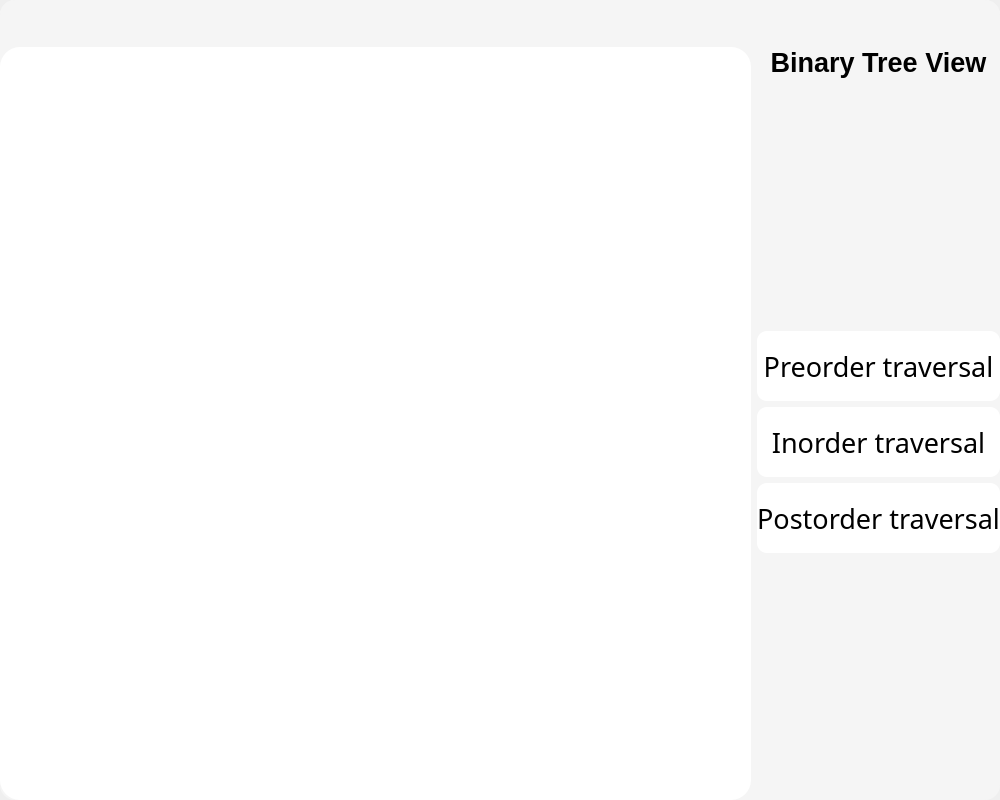
<?xml version="1.0" encoding="UTF-8"?>
<ui version="4.0">
 <class>MainWindow</class>
 <widget class="QMainWindow" name="MainWindow">
  <property name="geometry">
   <rect>
    <x>0</x>
    <y>0</y>
    <width>1000</width>
    <height>800</height>
   </rect>
  </property>
  <property name="minimumSize">
   <size>
    <width>1000</width>
    <height>800</height>
   </size>
  </property>
  <property name="windowTitle">
   <string>MainWindow</string>
  </property>
  <widget class="QWidget" name="centralwidget">
   <widget class="MyWidget" name="widget" native="true">
    <property name="geometry">
     <rect>
      <x>0</x>
      <y>0</y>
      <width>1000</width>
      <height>800</height>
     </rect>
    </property>
    <property name="minimumSize">
     <size>
      <width>1000</width>
      <height>800</height>
     </size>
    </property>
    <property name="styleSheet">
     <string notr="true">background-color: rgb(245, 245, 245);
border-radius:15px;</string>
    </property>
    <layout class="QVBoxLayout" name="verticalLayout_2">
     <item>
      <layout class="QHBoxLayout" name="horizontalLayout">
       <item>
        <widget class="QPushButton" name="button_setting">
         <property name="minimumSize">
          <size>
           <width>41</width>
           <height>41</height>
          </size>
         </property>
         <property name="styleSheet">
          <string notr="true">image: url(:/icon/icons/setting.png);
border:none;</string>
         </property>
         <property name="text">
          <string/>
         </property>
        </widget>
       </item>
       <item>
        <spacer name="horizontalSpacer">
         <property name="orientation">
          <enum>Qt::Horizontal</enum>
         </property>
         <property name="sizeHint" stdset="0">
          <size>
           <width>40</width>
           <height>20</height>
          </size>
         </property>
        </spacer>
       </item>
       <item>
        <widget class="QPushButton" name="button_enlarge">
         <property name="minimumSize">
          <size>
           <width>41</width>
           <height>41</height>
          </size>
         </property>
         <property name="styleSheet">
          <string notr="true">image: url(:/icon/icons/enlarge.png);
border:none;</string>
         </property>
         <property name="text">
          <string/>
         </property>
        </widget>
       </item>
       <item>
        <widget class="QPushButton" name="button_colose">
         <property name="minimumSize">
          <size>
           <width>41</width>
           <height>41</height>
          </size>
         </property>
         <property name="styleSheet">
          <string notr="true">image: url(:/icon/icons/close.png);
border:none;</string>
         </property>
         <property name="text">
          <string/>
         </property>
        </widget>
       </item>
      </layout>
     </item>
     <item>
      <layout class="QHBoxLayout" name="horizontalLayout_2">
       <item>
        <widget class="TreeView" name="graphicsView">
         <property name="minimumSize">
          <size>
           <width>740</width>
           <height>720</height>
          </size>
         </property>
         <property name="styleSheet">
          <string notr="true">
border-radius: 20px;
background-color: rgb(255, 255, 255);</string>
         </property>
        </widget>
       </item>
       <item>
        <layout class="QVBoxLayout" name="verticalLayout">
         <item>
          <widget class="QLabel" name="label_tree">
           <property name="font">
            <font>
             <pointsize>20</pointsize>
             <bold>true</bold>
            </font>
           </property>
           <property name="text">
            <string>Binary Tree View</string>
           </property>
           <property name="alignment">
            <set>Qt::AlignCenter</set>
           </property>
          </widget>
         </item>
         <item>
          <spacer name="verticalSpacer">
           <property name="orientation">
            <enum>Qt::Vertical</enum>
           </property>
           <property name="sizeHint" stdset="0">
            <size>
             <width>20</width>
             <height>40</height>
            </size>
           </property>
          </spacer>
         </item>
         <item>
          <widget class="QPushButton" name="button_preorder">
           <property name="minimumSize">
            <size>
             <width>210</width>
             <height>70</height>
            </size>
           </property>
           <property name="font">
            <font>
             <family>Modern No. 20</family>
             <pointsize>20</pointsize>
             <italic>false</italic>
             <bold>false</bold>
            </font>
           </property>
           <property name="styleSheet">
            <string notr="true">QPushButton{
	background-color: rgb(255, 255, 255);
	border-radius:10px;
}

QPushButton:hover {
	background-color: rgb(250, 250, 250);
}</string>
           </property>
           <property name="text">
            <string>Preorder traversal</string>
           </property>
          </widget>
         </item>
         <item>
          <widget class="QPushButton" name="button_inorder">
           <property name="minimumSize">
            <size>
             <width>210</width>
             <height>70</height>
            </size>
           </property>
           <property name="font">
            <font>
             <family>Modern No. 20</family>
             <pointsize>20</pointsize>
             <bold>false</bold>
            </font>
           </property>
           <property name="styleSheet">
            <string notr="true">QPushButton{
	background-color: rgb(255, 255, 255);
	border-radius:10px;
}

QPushButton:hover {
	background-color: rgb(250, 250, 250);
}</string>
           </property>
           <property name="text">
            <string>Inorder traversal</string>
           </property>
          </widget>
         </item>
         <item>
          <widget class="QPushButton" name="button_postorder">
           <property name="minimumSize">
            <size>
             <width>210</width>
             <height>70</height>
            </size>
           </property>
           <property name="font">
            <font>
             <family>Modern No. 20</family>
             <pointsize>20</pointsize>
             <bold>false</bold>
            </font>
           </property>
           <property name="styleSheet">
            <string notr="true">QPushButton{
	background-color: rgb(255, 255, 255);
	border-radius:10px;
}

QPushButton:hover {
	background-color: rgb(250, 250, 250);
}</string>
           </property>
           <property name="text">
            <string>Postorder traversal</string>
           </property>
          </widget>
         </item>
         <item>
          <spacer name="verticalSpacer_2">
           <property name="orientation">
            <enum>Qt::Vertical</enum>
           </property>
           <property name="sizeHint" stdset="0">
            <size>
             <width>20</width>
             <height>40</height>
            </size>
           </property>
          </spacer>
         </item>
        </layout>
       </item>
      </layout>
     </item>
    </layout>
   </widget>
  </widget>
 </widget>
 <customwidgets>
  <customwidget>
   <class>TreeView</class>
   <extends>QGraphicsView</extends>
   <header>TreeView</header>
  </customwidget>
  <customwidget>
   <class>MyWidget</class>
   <extends>QWidget</extends>
   <header>MyWidget</header>
   <container>1</container>
  </customwidget>
 </customwidgets>
 <resources>
  <include location="../res/resource.qrc"/>
 </resources>
 <connections>
  <connection>
   <sender>button_colose</sender>
   <signal>clicked()</signal>
   <receiver>MainWindow</receiver>
   <slot>close()</slot>
   <hints>
    <hint type="sourcelabel">
     <x>974</x>
     <y>21</y>
    </hint>
    <hint type="destinationlabel">
     <x>1011</x>
     <y>20</y>
    </hint>
   </hints>
  </connection>
 </connections>
</ui>
